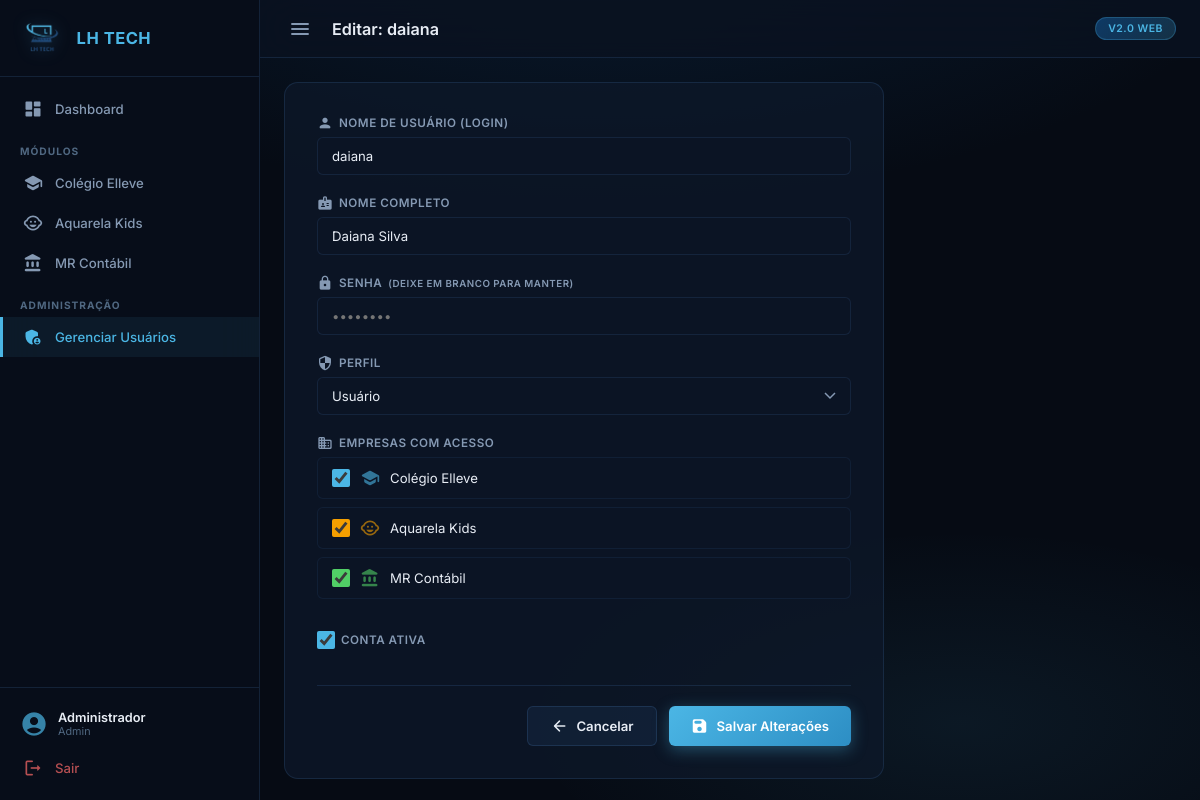
Page /admin/users/2/edit (signed in) on the committed database.
### tables this page shows
CREATE TABLE users (
            id INTEGER PRIMARY KEY AUTOINCREMENT,
            username TEXT UNIQUE NOT NULL,
            password_hash TEXT NOT NULL,
            full_name TEXT NOT NULL DEFAULT '',
            role TEXT NOT NULL DEFAULT 'user',
            companies TEXT NOT NULL DEFAULT '[]',
            active INTEGER NOT NULL DEFAULT 1,
            created_at TEXT NOT NULL DEFAULT (datetime('now'))
        , last_login TEXT, last_ip TEXT);

### web/admin.py (the view, shortened to what this page needs)
@admin_bp.route("/users/<int:user_id>/edit", methods=["GET", "POST"])
@admin_required
def user_edit(user_id):
    user = get_user_by_id(user_id)
    if not user:
        flash("Usuário não encontrado.", "error")
        return redirect(url_for("admin.users_list"))
    return render_template("admin_user_form.html", mode="edit",
                           user=user, companies=COMPANIES)

### web/admin.py (called while the page is built)
def admin_required(f):
    @wraps(f)
    @login_required
    def decorated(*args, **kwargs):
        if not current_user.is_admin:
            flash("Acesso restrito a administradores.", "error")
            return redirect(url_for("dashboard"))
        return f(*args, **kwargs)
    return decorated

### web/auth.py (called while the page is built)
def init_login_manager(app):
    login_manager = LoginManager()
    login_manager.login_view = "auth.login"
    login_manager.login_message = "Faça login para continuar."
    login_manager.login_message_category = "info"
    login_manager.init_app(app)
    @login_manager.user_loader
    def load_user(user_id):
        data = get_user_by_id(int(user_id))
        if data and data["active"]:
            return User(data)
        return None

    @property
    def is_admin(self):
        return self.role == "admin"

### web/models.py (called while the page is built)
def get_db():
    conn = sqlite3.connect(DB_PATH)
    conn.row_factory = sqlite3.Row
    return conn

def get_user_by_id(user_id):
    conn = get_db()
    row = conn.execute("SELECT * FROM users WHERE id = ?", (user_id,)).fetchone()
    conn.close()
    if row:
        return _row_to_dict(row)
    return None

def _row_to_dict(row):
    d = dict(row)
    try:
        d["companies"] = json.loads(d.get("companies", "[]"))
    except Exception:
        d["companies"] = []
    return d

### web/server.py (called while the page is built)
@app.context_processor
def inject_companies():
    if current_user.is_authenticated:
        if current_user.is_admin:
            return {"companies": COMPANIES}
        return {"companies": {k: v for k, v in COMPANIES.items() if k in current_user.companies}}
    return {"companies": {}}

### web/templates/admin_user_form.html (shortened to what this page needs)
{% extends "base.html" %}
{% block page_title %}{{ 'Novo Usuário' if mode == 'new' else 'Editar: ' + user.get('username', '') }}{% endblock %}
{% block content %}
<div class="admin-page">
    <div class="form-card">
        <form method="POST">
            <div class="form-group">
                <label for="username">
                    <span class="material-icons-round">person</span>
                    Nome de usuário (login)
                </label>
                {% if mode == 'new' %}
                <input type="text" id="username" name="username" class="form-input"
                       value="{{ user.get('username', '') }}" required placeholder="Ex: joao.silva">
                {% else %}
                <input type="text" class="form-input" value="{{ user.get('username', '') }}" disabled>
                {% endif %}
            </div>
            <div class="form-group">
                <label for="full_name">
                    <span class="material-icons-round">badge</span>
                    Nome completo
                </label>
                <input type="text" id="full_name" name="full_name" class="form-input"
                       value="{{ user.get('full_name', '') }}" placeholder="Ex: João da Silva">
            </div>
            <div class="form-group">
                <label for="password">
                    <span class="material-icons-round">lock</span>
                    Senha {% if mode == 'edit' %}<small>(deixe em branco para manter)</small>{% endif %}
                </label>
                <input type="password" id="password" name="password" class="form-input"
                       placeholder="{% if mode == 'new' %}Defina a senha{% else %}••••••••{% endif %}"
                       {% if mode == 'new' %}required{% endif %}>
            </div>
            <div class="form-group">
                <label for="role">
                    <span class="material-icons-round">security</span>
                    Perfil
                </label>
                <select id="role" name="role" class="form-select">
                    <option value="user" {% if user.get('role') == 'user' %}selected{% endif %}>Usuário</option>
                </select>
            </div>
            <div class="form-group">
                <label>
                    <span class="material-icons-round">business</span>
                    Empresas com acesso
                </label>
                <div class="checkbox-grid">
                    {% for slug, co in companies.items() %}
                    <label class="checkbox-item" style="--check-color: {{ co.color }}">
                        <input type="checkbox" name="companies" value="{{ slug }}"
                               {% if slug in (user.get('companies', [])) %}checked{% endif %}>
                        <span class="material-icons-round check-icon">{{ co.icon }}</span>
                        <span>{{ co.name }}</span>
                    </label>
                    {% endfor %}
                </div>
            </div>
            {% if mode == 'edit' %}
            <div class="form-group">
                <label class="checkbox-item checkbox-standalone">
                    <input type="checkbox" name="active" {% if user.get('active', True) %}checked{% endif %}>
                    <span>Conta ativa</span>
                </label>
            </div>
            {% endif %}
            <div class="form-actions">
                <a href="/admin/users" class="btn btn-secondary">
                    <span class="material-icons-round">arrow_back</span> Cancelar
                </a>
                <button type="submit" class="btn btn-primary">
                    <span class="material-icons-round">save</span>
                    {{ 'Criar Usuário' if mode == 'new' else 'Salvar Alterações' }}
                </button>
            </div>
        </form>
    </div>
</div>
{% endblock %}

### web/templates/base.html (shortened to what this page needs)
<!DOCTYPE html>
<html lang="pt-BR">
<head>
    <link rel="stylesheet" href="/static/css/style.css">
</head>
<body class="{% block body_class %}has-sidebar{% endblock %}">
    {% if current_user.is_authenticated %}
    <aside class="sidebar" id="sidebar">
        <div class="sidebar-header">
            <img src="/static/logo.png" alt="LH TECH" class="sidebar-logo">
            <span class="sidebar-brand">LH TECH</span>
        </div>
        <nav class="sidebar-nav">
            <a href="/dashboard" class="nav-item {% if request.path == '/dashboard' %}active{% endif %}">
                <span class="material-icons-round">dashboard</span>
                <span>Dashboard</span>
            </a>
            <div class="nav-divider">Módulos</div>
            {% for slug, co in companies.items() if companies is defined %}
            <a href="/modulo/{{ slug }}" class="nav-item {% if request.path == '/modulo/' + slug %}active{% endif %}">
                <span class="material-icons-round">{{ co.icon }}</span>
                <span>{{ co.name }}</span>
            </a>
            {% endfor %}
            {% if current_user.is_admin %}
            <div class="nav-divider">Administração</div>
            <a href="/admin/users" class="nav-item {% if '/admin' in request.path %}active{% endif %}">
                <span class="material-icons-round">admin_panel_settings</span>
                <span>Gerenciar Usuários</span>
            </a>
            {% endif %}
        </nav>
        <div class="sidebar-footer">
            <div class="user-info">
                <span class="material-icons-round">account_circle</span>
                <div>
                    <span class="user-name">{{ current_user.full_name or current_user.username }}</span>
                    <span class="user-role">{{ 'Admin' if current_user.is_admin else 'Usuário' }}</span>
                </div>
            </div>
            <a href="/logout" class="nav-item nav-logout">
                <span class="material-icons-round">logout</span>
                <span>Sair</span>
            </a>
        </div>
    </aside>
    {% endif %}
    <div class="main-wrapper {% if not current_user.is_authenticated %}no-sidebar{% endif %}">
        {% if current_user.is_authenticated %}
        <header class="topbar">
            <button class="btn-icon sidebar-toggle" id="sidebar-toggle">
                <span class="material-icons-round">menu</span>
            </button>
            <h1 class="topbar-title">{% block page_title %}Dashboard{% endblock %}</h1>
            <div class="topbar-right">
                <span class="header-badge">v2.0 Web</span>
            </div>
        </header>
        {% endif %}
        <main class="main-content">
            {% block content %}{% endblock %}
        </main>
    </div>
</body>
</html>

### rows in the picture
users: full_name "Administrador"
users: username "Editar: daiana", get "daiana", full_name "Daiana Silva", role "Usuário"

### other values in the picture
{{ co.name }} "Colégio Elleve" "Aquarela Kids" "MR Contábil"
{{ 'Admin' if current_user.is_admin else 'Usuário' }} "Admin"
{{ 'Criar Usuário' if mode == 'new' else 'Salvar Alterações' }} "Salvar Alterações"
